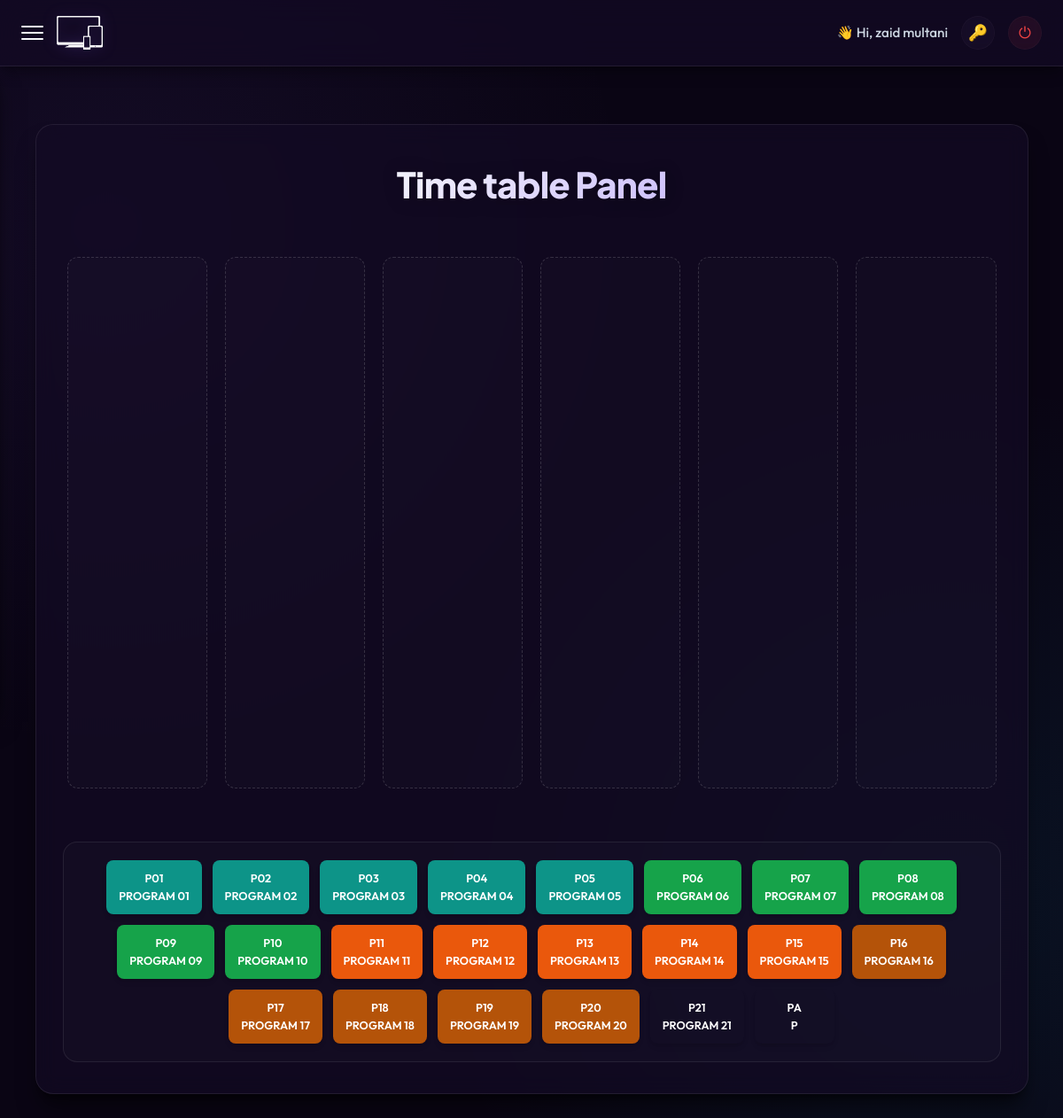
The app's page /timetable/ (signed in) with its own data.
### controller/models.py (models this page shows, shortened)
class Program(models.Model):
    code = models.CharField(max_length=10, null=True, blank=True)
    name = models.CharField(max_length=100, null=True, blank=True)
    mode = models.CharField(max_length=10, null=True, blank=True)
    category = models.CharField(max_length=20, null=True, blank=True)
    section = models.CharField(max_length=10, null=True, blank=True)
    type = models.CharField(max_length=10, null=True, blank=True)
    skill = models.CharField(max_length=100, null=True, blank=True)
    program_duration = models.CharField(max_length=2, null=True, blank=True)
    event_duration = models.CharField(max_length=3, null=True, blank=True)
    count = models.CharField(max_length=3, null=True)
    group_count = models.IntegerField(null=True)
    is_quiz = models.BooleanField(null=True, blank=True)
    date = models.DateField(null=True, blank=True)
    language = models.CharField(max_length=20, null=True, blank=True)
    is_multilingual = models.BooleanField(default=False)
    start_time = models.TimeField(null=True, blank=True)
    end_time = models.TimeField(null=True, blank=True)
    min_participants = models.IntegerField(default=1, null=True, blank=True)
    max_participants = models.IntegerField(default=1, null=True, blank=True)
    max_entries_per_house = models.IntegerField(null=True, blank=True, help_text="Max participants/teams a single house can send to this program")

### controller/views.py (the view)
# urls.py: path('timetable/',views.timetable,name='timetable'),
@login_required
def timetable(request):
    programs = Program.objects.all()
    variables = {
        'programs':programs
    }
    return render(request, 'timetable.html',variables)

### controller/context_processors.py (called while the page is built)
def user_groups(request):
    if request.user.is_authenticated:
        return {
            'groups': list(request.user.groups.values_list('name', flat=True))
        }
    return {'groups': []}

### controller/templates/timetable.html (shortened to what this page needs)
{% extends 'dashboard.html' %}
{% load static %}
{% block content %}
<div class="control_panel">
    <h1>Time table Panel</h1>
    <div class="tableholder">
        <div class="timebox"></div>
        <div class="timebox"></div>
        <div class="timebox"></div>
        <div class="timebox"></div>
        <div class="timebox"></div>
        <div class="timebox"></div>
    </div>
    <div class="boxholder">
      {% for program in programs %}
        <div class="box {{program.category}}-{{program.section}}"
            draggable="true"
            style="height: {{program.program_duration}}px;">
            {{program.code}} <br>
            {{program.name}}
        </div>
      {% endfor %}
    </div>
</div>
{% endblock %}

### controller/templates/dashboard.html (shortened to what this page needs)
{% load static %}
<!DOCTYPE html>
<html lang="en">
<head>
</head>
<link rel="stylesheet" href="{% static 'style/styles.css' %}">
<body>
    <nav>
        <div class="nav-container">
            <div style="display: flex; align-items: center; gap: 15px;">
                <div class="nav-toggle" id="sidebar-toggle">
                    <span></span>
                    <span></span>
                    <span></span>
                </div>
                <div class="nav-logo">
                    <img src="{% static 'images/white.png' %}" alt="">
                </div>
            </div>
            <div class="nav-user-actions">
                <span class="user-greeting">👋 Hi, {{user.first_name|default:user.username}}</span>
                <a href="#" onclick="openPasswordModal()" title="Change Password">🔑</a>
                <a href="{% url 'logout' %}" title="Logout">⏻</a>
            </div>
        </div>
    </nav>
    <main class="main_area">
        {% block content %}{% endblock %}
    </main>
</body>
</html>

### records on screen
Program: code "P01", name "PROGRAM 01"
Program: code "P02", name "PROGRAM 02"
Program: code "P03", name "PROGRAM 03"
Program: code "P04", name "PROGRAM 04"
Program: code "P05", name "PROGRAM 05"
Program: code "P06", name "PROGRAM 06"
Program: code "P07", name "PROGRAM 07"
Program: code "P08", name "PROGRAM 08"
Program: code "P09", name "PROGRAM 09"
Program: code "P10", name "PROGRAM 10"
Program: code "P11", name "PROGRAM 11"
Program: code "P12", name "PROGRAM 12"
Program: code "P13", name "PROGRAM 13"
Program: code "P14", name "PROGRAM 14"
Program: code "P15", name "PROGRAM 15"
Program: code "P16", name "PROGRAM 16"
Program: code "P17", name "PROGRAM 17"
Program: code "P18", name "PROGRAM 18"
Program: code "P19", name "PROGRAM 19"
Program: code "P20", name "PROGRAM 20"
Program: code "P21", name "PROGRAM 21"
Program: code "PA", name "P"

### other values on screen
{{ user.first_name|default:user.username }} "zaid multani"
